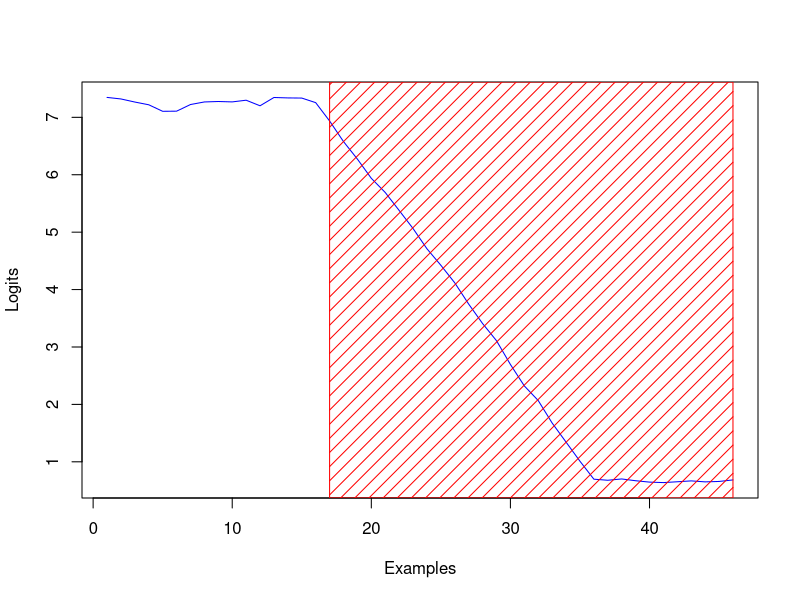

R code for this plot:
confidence_list <- c(7.3469977378845215, 7.320004463195801, 7.266247749328613, 7.218482494354248, 7.10491943359375, 7.107375144958496, 7.223020076751709, 7.267900466918945, 7.275759696960449, 7.26877498626709, 7.2981743812561035, 7.201140880584717, 7.345495700836182, 7.338179111480713, 7.335495471954346, 7.255859375, -6.936496257781982, -6.5775251388549805, -6.272271156311035, -5.937532424926758, -5.690763473510742, -5.37809944152832, -5.063220500946045, -4.710468292236328, -4.4229888916015625, -4.116597652435303, -3.747135639190674, -3.4079647064208984, -3.1090331077575684, -2.695502281188965, -2.3217430114746094, -2.0667595863342285, -1.6754801273345947, -1.343014270067215, -1.010034036822617, -0.6973592638969421, -0.6786698400974274, -0.701414167881012, -0.6704373061656952, -0.6464788317680359, -0.638034999370575, -0.652563750743866, -0.6677103638648987, -0.6505774557590485, -0.657895565032959, -0.6845309734344482)
forgetting_events <- list()
for (i in 1:length(confidence_list)) {
  if (confidence_list[[i]] < 0) {
    forgetting_events <- append(forgetting_events,i)
  }
}
Confidence <- c(abs(confidence_list))
plot(Confidence,type="l",col="blue",ann=FALSE)
title(xlab="Examples",ylab="Logits")
rect(xleft=forgetting_events[1],xright = forgetting_events[length(forgetting_events)],ybottom=par("usr")[3], ytop=par("usr")[4], density=10, col = "red")
#for (i in forgetting_events) {
#  abline(v=i,col="red")
#}
#legend(1,95,legend=c("Line 1","Line 2"),
#       col=c("red","blue"),lty=1:2,cex=0.8)
